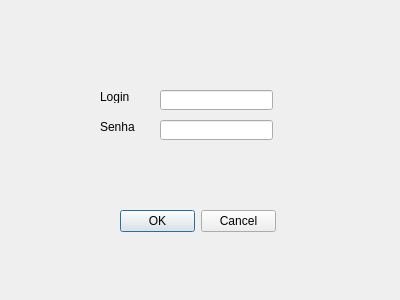
<?xml version="1.0" encoding="UTF-8"?>
<ui version="4.0">
 <class>Dialog</class>
 <widget class="QDialog" name="Dialog">
  <property name="geometry">
   <rect>
    <x>0</x>
    <y>0</y>
    <width>400</width>
    <height>300</height>
   </rect>
  </property>
  <property name="windowTitle">
   <string>Dialog</string>
  </property>
  <widget class="QLineEdit" name="in_user">
   <property name="geometry">
    <rect>
     <x>160</x>
     <y>90</y>
     <width>113</width>
     <height>20</height>
    </rect>
   </property>
  </widget>
  <widget class="QLineEdit" name="in_senha">
   <property name="geometry">
    <rect>
     <x>160</x>
     <y>120</y>
     <width>113</width>
     <height>20</height>
    </rect>
   </property>
  </widget>
  <widget class="QLabel" name="label">
   <property name="geometry">
    <rect>
     <x>100</x>
     <y>90</y>
     <width>47</width>
     <height>13</height>
    </rect>
   </property>
   <property name="text">
    <string>Login</string>
   </property>
  </widget>
  <widget class="QLabel" name="label_2">
   <property name="geometry">
    <rect>
     <x>100</x>
     <y>120</y>
     <width>47</width>
     <height>13</height>
    </rect>
   </property>
   <property name="text">
    <string>Senha</string>
   </property>
  </widget>
  <widget class="QDialogButtonBox" name="buttonBox">
   <property name="geometry">
    <rect>
     <x>120</x>
     <y>210</y>
     <width>156</width>
     <height>23</height>
    </rect>
   </property>
   <property name="standardButtons">
    <set>QDialogButtonBox::Cancel|QDialogButtonBox::Ok</set>
   </property>
  </widget>
 </widget>
 <resources/>
 <connections/>
 <slots>
  <slot>sayhello()</slot>
 </slots>
</ui>
